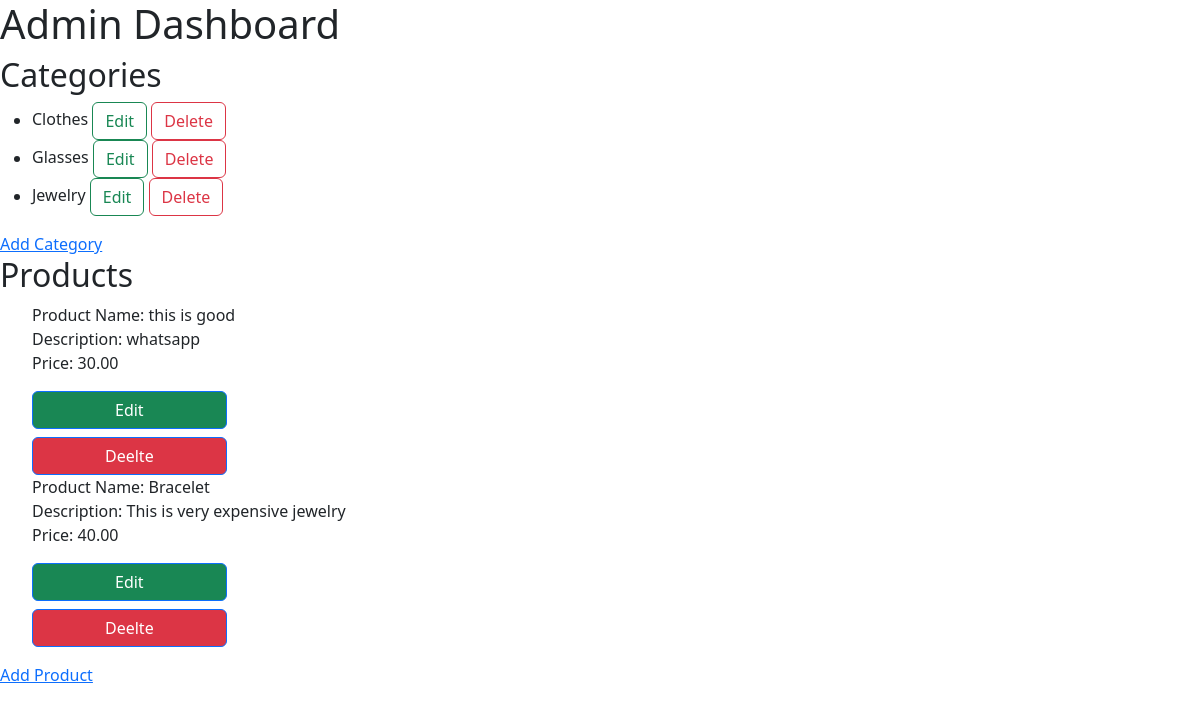
The page /myadmin/ (signed in) on the database as committed earlier.
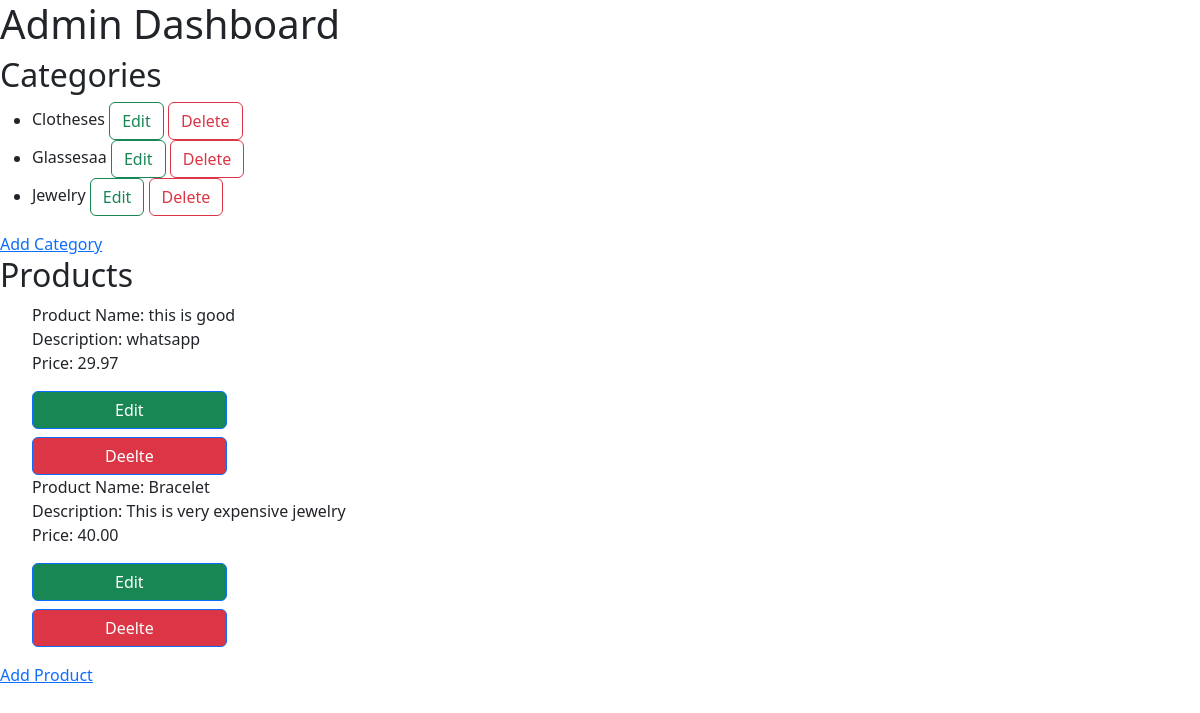
The same page on the database as committed later.
### Eshop/models.py (models this page shows, shortened)
class Category(models.Model):
    name = models.CharField(max_length=200)

class Product(models.Model):
    category = models.ForeignKey(Category, on_delete=models.CASCADE, related_name='products')
    name = models.CharField(max_length=250)
    description = models.TextField()
    price = models.DecimalField(max_digits=10, decimal_places=2)

### Eshop/views.py (the view)
# urls.py: path('myadmin/', views.admin_dashboard, name='admin_dashboard'),
@login_required
@user_passes_test(is_admin)
def admin_dashboard(request):
    products = Product.objects.all()
    categories = Category.objects.all()
    return render(request, 'Admin/admin_dashboard.html', {'categories':categories, 'products':products})

### Eshop/views.py (called while the page is built)
def is_admin(user):
    return user.is_staff

### Eshop/templates/Admin/admin_dashboard.html (shortened to what this page needs)
<!DOCTYPE html>
<html lang="en">
<head>
    <link href="https://cdn.jsdelivr.net/npm/bootstrap@5.3.3/dist/css/bootstrap.min.css" rel="stylesheet">
</head>
<body>
    <body>
        <h1>Admin Dashboard</h1>
        <h2>Categories</h2>
        <ul>
            {% for category in categories %}
                <li>{{ category.name }}
                    <a href="{% url 'update_category' category.pk %}" type="button" class="btn btn-outline-success">Edit</a>
                    <a href="{% url 'delete_category' category.pk %}" type="button" class="btn btn-outline-danger">Delete</a>
                </li>
            {% endfor %}
        </ul>
        <a href="{% url 'add_category' %}">Add Category</a>
        <h2>Products</h2>
        <ul>
            {% for product in products %}
            <div>
                <p>
                    Product Name: {{ product.name }} <br>
                    Description: {{ product.description }} <br>
                    Price: {{product.price}} <br>
                </p>
            </div>
                <div class="d-grid gap-2 col-2">
                    <a href="{% url 'update_product' product.pk %}" class="btn btn-primary bg-success" type="button">Edit</a>
                    <a href="{% url 'delete_product' product.pk %}" class="btn btn-primary bg-danger" type="button">Deelte</a>
                  </div>
            {% endfor %}
        </ul>
        <a href="{% url 'add_product' %}">Add Product</a>
</body>
</html>

Rows that differ between the two databases and show on the page:
changed Category: name "Clothes" → "Clotheses"
changed Category: name "Glasses" → "Glassesaa"
changed Product "this is good": price "30.00" → "29.97"
